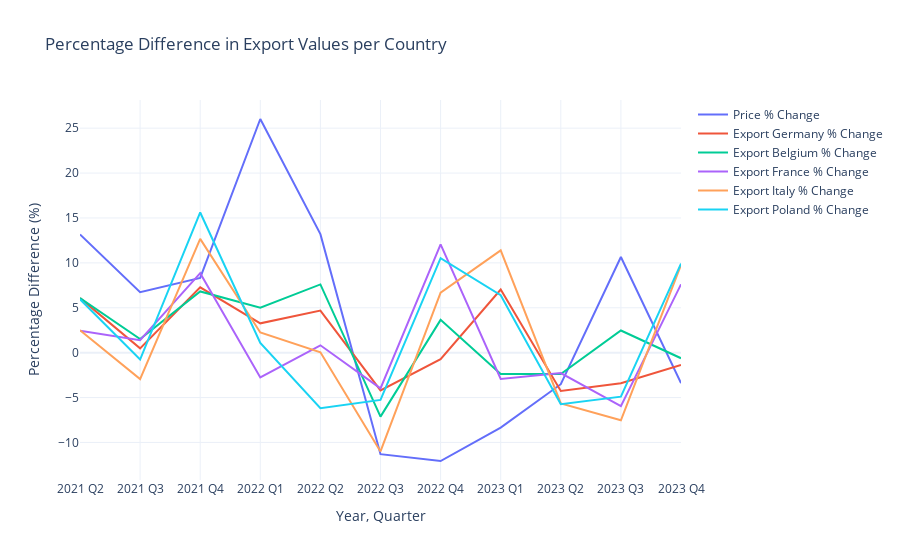

The code cell stored with this chart in its notebook:
### Code cell
import plotly.graph_objects as go
from plotly.subplots import make_subplots

# Create a line plot for each country
fig = make_subplots(specs=[[{"secondary_y": False}]])

# Add a line for each country's export percentage difference
for col in percent_change.columns[1:]:  # Skip the "Quarter" column
    fig.add_trace(
        go.Scatter(x=percent_change["Quarter"], y=percent_change[col], mode='lines', name=col)
    )

# Update layout
fig.update_layout(
    title="Percentage Difference in Export Values per Country",
    xaxis_title="Year, Quarter",
    yaxis_title="Percentage Difference (%)",
    template="plotly_white"
)

# Show the plot
fig.show()

### Figure 1 — Plotly figure (JSON) as saved in the notebook; plotly's stock layout.template omitted (floating-point values rounded to 4 significant figures)
{"data": [{"mode": "lines", "name": "Price % Change", "type": "scatter", "x": ["2021 Q2", "2021 Q3", "2021 Q4", "2022 Q1", "2022 Q2", "2022 Q3", "2022 Q4", "2023 Q1", "2023 Q2", "2023 Q3", "2023 Q4"], "y": [13.17, 6.741, 8.33, 26.02, 13.2, -11.3, -12.06, -8.345, -3.511, 10.65, -3.393]}, {"mode": "lines", "name": "Export Germany % Change", "type": "scatter", "x": ["2021 Q2", "2021 Q3", "2021 Q4", "2022 Q1", "2022 Q2", "2022 Q3", "2022 Q4", "2023 Q1", "2023 Q2", "2023 Q3", "2023 Q4"], "y": [6.074, 0.4816, 7.282, 3.266, 4.681, -4.209, -0.7213, 7.033, -4.265, -3.401, -1.376]}, {"mode": "lines", "name": "Export Belgium % Change", "type": "scatter", "x": ["2021 Q2", "2021 Q3", "2021 Q4", "2022 Q1", "2022 Q2", "2022 Q3", "2022 Q4", "2023 Q1", "2023 Q2", "2023 Q3", "2023 Q4"], "y": [6.077, 1.526, 6.818, 5.002, 7.597, -7.12, 3.653, -2.386, -2.371, 2.472, -0.6187]}, {"mode": "lines", "name": "Export France % Change", "type": "scatter", "x": ["2021 Q2", "2021 Q3", "2021 Q4", "2022 Q1", "2022 Q2", "2022 Q3", "2022 Q4", "2023 Q1", "2023 Q2", "2023 Q3", "2023 Q4"], "y": [2.435, 1.38, 8.854, -2.757, 0.8193, -3.974, 12.06, -2.931, -2.274, -5.964, 7.607]}, {"mode": "lines", "name": "Export Italy % Change", "type": "scatter", "x": ["2021 Q2", "2021 Q3", "2021 Q4", "2022 Q1", "2022 Q2", "2022 Q3", "2022 Q4", "2023 Q1", "2023 Q2", "2023 Q3", "2023 Q4"], "y": [2.499, -2.939, 12.68, 2.254, 0.0463, -11.0, 6.69, 11.39, -5.656, -7.528, 9.77]}, {"mode": "lines", "name": "Export Poland % Change", "type": "scatter", "x": ["2021 Q2", "2021 Q3", "2021 Q4", "2022 Q1", "2022 Q2", "2022 Q3", "2022 Q4", "2023 Q1", "2023 Q2", "2023 Q3", "2023 Q4"], "y": [5.951, -0.7679, 15.61, 1.075, -6.195, -5.265, 10.52, 6.4, -5.735, -4.9, 9.923]}], "layout": {"title": {"text": "Percentage Difference in Export Values per Country"}, "xaxis": {"anchor": "y", "domain": [0, 1], "title": {"text": "Year, Quarter"}}, "yaxis": {"anchor": "x", "domain": [0, 1], "title": {"text": "Percentage Difference (%)"}}}}
